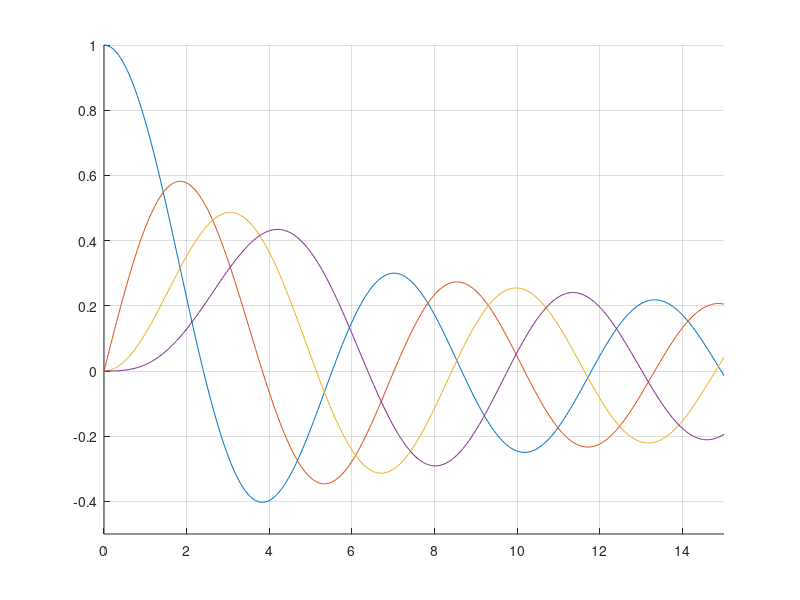
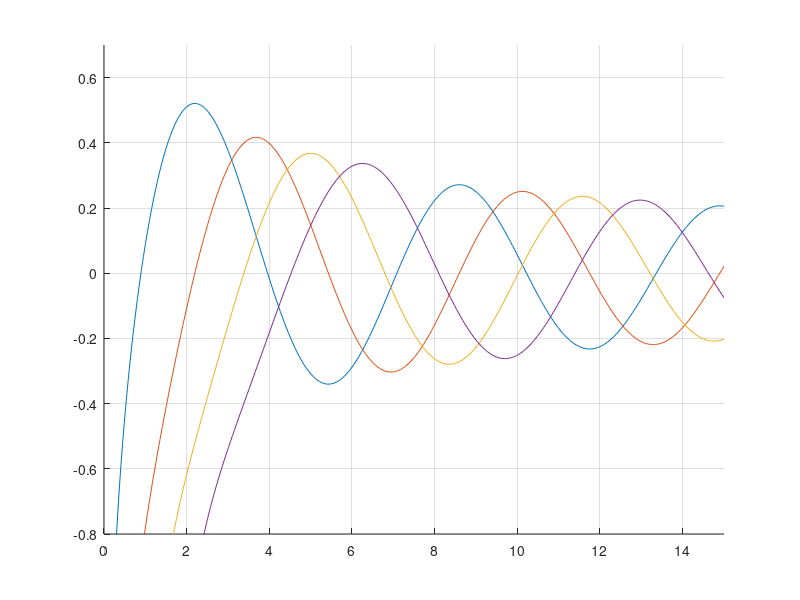

These figures' MATLAB source, in order:
%Plot the first few Bessel functions and Numann functions

close all;
x=linspace(0,15,300);
figure; hold on; grid on;
for ii=0:3
    y1=besselj(ii,x);
    plot(x,y1)
end
axis([0,15,-0.5,1]);
figure; hold on; grid on;
for ii=0:3
    y2=bessely(ii,x);
    plot(x,y2)
end
axis([0,15,-0.8,0.7]);